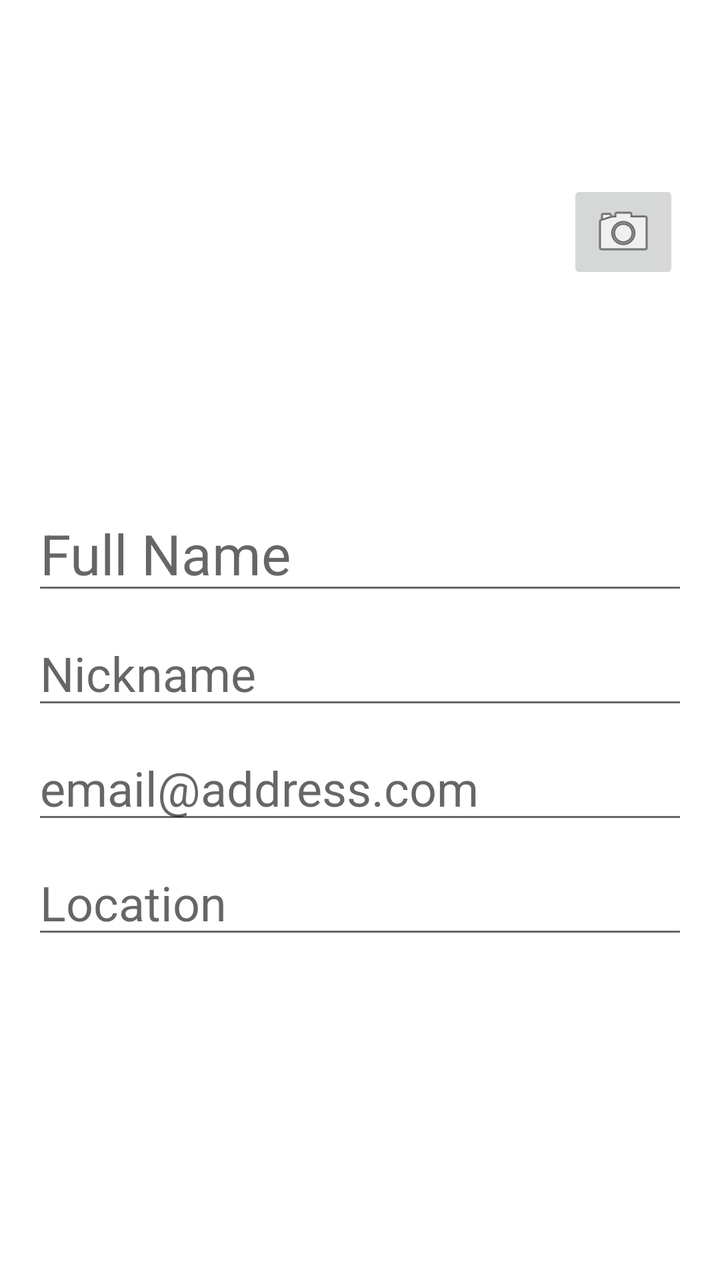
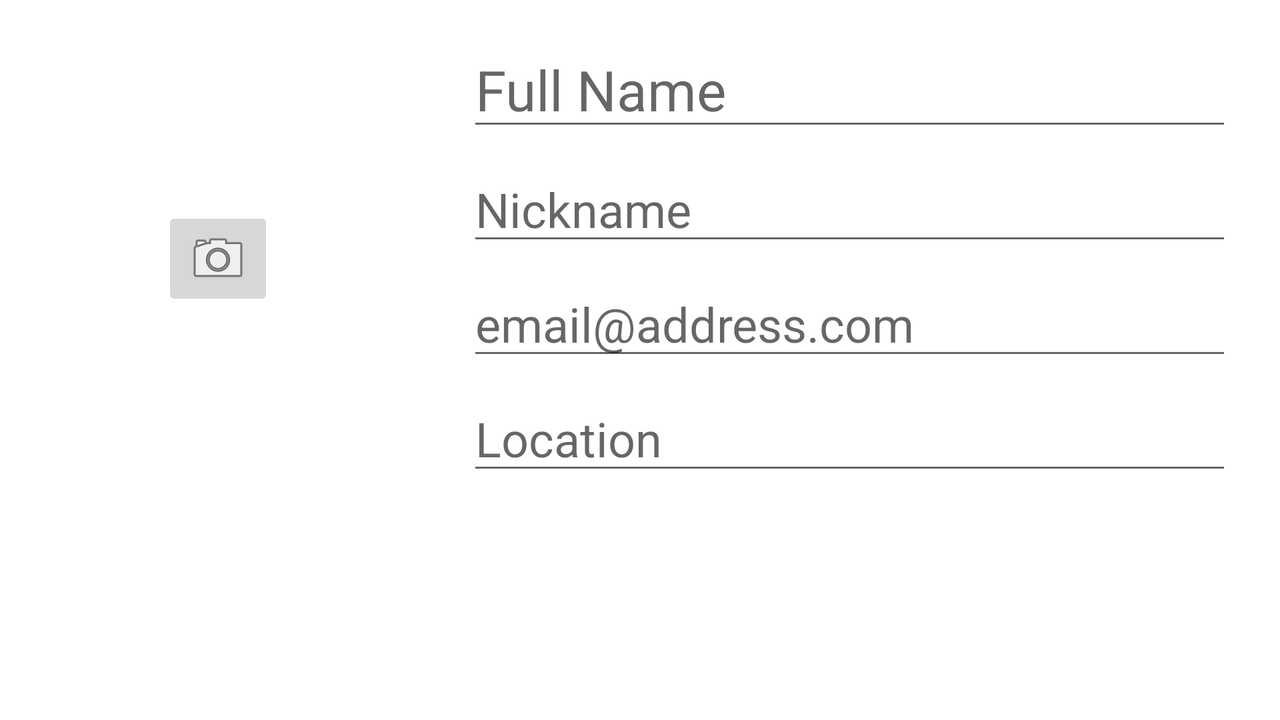

Compare how this app lays out the same screen by default and in its alternative resource folder. The renders come first, then the two layout files and the values they reference.
<!-- AndroidManifest.xml: application theme Theme.CarPooling -->
<!-- res/layout/fragment_edit_profile.xml -->
<?xml version="1.0" encoding="utf-8"?>
<ScrollView xmlns:android="http://schemas.android.com/apk/res/android"
    xmlns:app="http://schemas.android.com/apk/res-auto"
    xmlns:tools="http://schemas.android.com/tools"
    android:layout_width="match_parent"
    android:layout_height="match_parent"
    android:orientation="vertical"
    tools:context=".ui.profile.EditProfileFragment">

    <androidx.constraintlayout.widget.ConstraintLayout
        android:layout_width="match_parent"
        android:layout_height="wrap_content">

        <androidx.constraintlayout.widget.ConstraintLayout
            android:id="@+id/constraint_layout_1"
            android:layout_width="match_parent"
            android:layout_height="wrap_content"
            android:padding="16dp"
            app:layout_constraintBottom_toTopOf="@+id/constraint_layout_2"
            app:layout_constraintEnd_toEndOf="parent"
            app:layout_constraintStart_toStartOf="parent"
            app:layout_constraintTop_toTopOf="parent"
            app:layout_constraintVertical_weight="3.4">

            <ImageView
                android:id="@+id/edit_image"
                android:layout_width="200dp"
                android:layout_height="200dp"
                app:layout_constraintBottom_toBottomOf="parent"
                app:layout_constraintDimensionRatio="1:1"
                app:layout_constraintEnd_toEndOf="parent"
                app:layout_constraintHorizontal_chainStyle="packed"
                app:layout_constraintStart_toStartOf="parent"
                app:layout_constraintTop_toTopOf="parent"
                app:srcCompat="@drawable/user_icon"
                tools:srcCompat="@drawable/user_icon" />

            <ImageButton
                android:id="@+id/image_button"
                android:layout_width="wrap_content"
                android:layout_height="wrap_content"
                android:src="@android:drawable/ic_menu_camera"
                app:layout_constraintBottom_toBottomOf="parent"
                app:layout_constraintEnd_toEndOf="parent"
                app:layout_constraintHorizontal_bias="0.46"
                app:layout_constraintStart_toEndOf="@+id/edit_image"
                app:layout_constraintTop_toTopOf="parent" />


        </androidx.constraintlayout.widget.ConstraintLayout>

        <androidx.constraintlayout.widget.ConstraintLayout
            android:id="@+id/constraint_layout_2"
            android:layout_width="match_parent"
            android:layout_height="wrap_content"
            android:padding="16dp"
            app:layout_constraintTop_toBottomOf="@+id/constraint_layout_1"
            app:layout_constraintBottom_toBottomOf="parent"
            app:layout_constraintEnd_toEndOf="parent"
            app:layout_constraintVertical_weight="6.6"
            app:layout_constraintStart_toStartOf="parent">

            <EditText
                android:id="@+id/edit_name"
                android:layout_width="0dp"
                android:layout_height="wrap_content"
                android:hint="@string/name"
                android:inputType="textPersonName|text"
                android:textSize="28sp"
                app:layout_constraintBottom_toTopOf="@+id/edit_nick"
                app:layout_constraintEnd_toEndOf="parent"
                app:layout_constraintStart_toStartOf="parent"
                app:layout_constraintTop_toTopOf="parent" />

            <EditText
                android:id="@+id/edit_nick"
                android:layout_width="0dp"
                android:layout_height="wrap_content"
                android:hint="@string/nickname"
                android:inputType="textPersonName|text"
                android:textSize="24sp"
                android:layout_marginTop="8dp"
                app:layout_constraintBottom_toTopOf="@+id/edit_email"
                app:layout_constraintEnd_toEndOf="parent"
                app:layout_constraintStart_toStartOf="parent"
                app:layout_constraintTop_toBottomOf="@id/edit_name" />

            <EditText
                android:id="@+id/edit_email"
                android:layout_width="0dp"
                android:layout_height="wrap_content"
                android:hint="@string/email_address"
                android:textSize="24sp"
                android:layout_marginTop="8dp"
                android:inputType="textEmailAddress"
                app:layout_constraintBottom_toTopOf="@+id/edit_location"
                app:layout_constraintEnd_toEndOf="parent"
                app:layout_constraintStart_toStartOf="parent"
                app:layout_constraintTop_toBottomOf="@id/edit_nick" />

            <EditText
                android:id="@+id/edit_location"
                android:layout_width="0dp"
                android:layout_height="wrap_content"

                android:layout_marginTop="8dp"
                android:hint="@string/location"
                android:inputType="text"
                android:textSize="24sp"
                app:layout_constraintBottom_toBottomOf="parent"
                app:layout_constraintEnd_toEndOf="parent"
                app:layout_constraintStart_toStartOf="parent"
                app:layout_constraintTop_toBottomOf="@id/edit_email" />


        </androidx.constraintlayout.widget.ConstraintLayout>

    </androidx.constraintlayout.widget.ConstraintLayout>
</ScrollView>
<!-- resources referenced by this layout -->
<resources>
  <string name="email_address">email@address.com</string>
  <string name="location">Location</string>
  <string name="name">Full Name</string>
  <string name="nickname">Nickname</string>
  <style name="Theme.CarPooling" parent="Theme.MaterialComponents.DayNight.DarkActionBar">
          
          <item name="colorPrimary">@color/blue_darker</item>
          <item name="colorPrimaryVariant">@color/blue_light</item>
          <item name="colorOnPrimary">@color/white</item>
  
          <item name="colorSecondary">@color/ciano</item>
          <item name="colorSecondaryVariant">@color/ciano_variant_darker</item>
          <item name="colorOnSecondary">@color/black</item>
          <item name="android:statusBarColor" tools:targetApi="l">?attr/colorPrimary</item>
  
      </style>
  <color name="blue_darker">#ff042E47</color>
  <color name="blue_light">#ff7BC0EA</color>
  <color name="white">#FFFFFFFF</color>
  <color name="ciano">#ff80CDD7</color>
  <color name="ciano_variant_darker">#ff4CA4A1</color>
  <color name="black">#FF000000</color>
</resources>
<!-- res/layout-land/fragment_edit_profile.xml (the repository's variant of the layout above) -->
<!-- drawn on the phone turned sideways -->
<?xml version="1.0" encoding="utf-8"?>
<ScrollView xmlns:android="http://schemas.android.com/apk/res/android"
    xmlns:app="http://schemas.android.com/apk/res-auto"
    xmlns:tools="http://schemas.android.com/tools"
    android:layout_width="match_parent"
    android:layout_height="match_parent"
    android:orientation="vertical"
    tools:context=".ui.profile.EditProfileFragment">

    <androidx.constraintlayout.widget.ConstraintLayout
        android:layout_width="match_parent"
        android:layout_height="wrap_content">

        <androidx.constraintlayout.widget.ConstraintLayout
            android:id="@+id/constraint_layout_1"
            android:layout_width="0dp"
            android:layout_height="match_parent"
            android:padding="16dp"
            app:layout_constraintBottom_toBottomOf="parent"
            app:layout_constraintEnd_toStartOf="@+id/constraint_layout_2"
            app:layout_constraintHorizontal_weight="3.4"
            app:layout_constraintStart_toStartOf="parent"
            app:layout_constraintTop_toTopOf="parent">

            <ImageButton
                android:id="@+id/image_button"
                android:layout_width="wrap_content"
                android:layout_height="wrap_content"
                android:src="@android:drawable/ic_menu_camera"
                app:layout_constraintBottom_toTopOf="@+id/edit_image"
                app:layout_constraintEnd_toEndOf="parent"
                app:layout_constraintStart_toStartOf="parent"
                app:layout_constraintTop_toTopOf="parent"
                app:layout_constraintVertical_chainStyle="packed" />

            <ImageView
                android:id="@+id/edit_image"
                android:layout_width="match_parent"
                android:layout_height="wrap_content"
                app:layout_constraintBottom_toBottomOf="parent"
                app:layout_constraintDimensionRatio="1:1"
                app:layout_constraintEnd_toEndOf="parent"
                app:layout_constraintStart_toStartOf="parent"
                app:layout_constraintTop_toBottomOf="@+id/image_button"
                app:srcCompat="@drawable/user_icon"
                tools:srcCompat="@drawable/user_icon" />

        </androidx.constraintlayout.widget.ConstraintLayout>

        <androidx.constraintlayout.widget.ConstraintLayout
            android:id="@+id/constraint_layout_2"
            android:layout_width="0dp"
            android:layout_height="match_parent"
            android:padding="16dp"
            app:layout_constraintBottom_toBottomOf="parent"
            app:layout_constraintEnd_toEndOf="parent"
            app:layout_constraintHorizontal_weight="6.6"
            app:layout_constraintStart_toEndOf="@+id/constraint_layout_1"
            app:layout_constraintTop_toTopOf="parent">

            <EditText
                android:id="@+id/edit_name"
                android:layout_width="0dp"
                android:layout_height="wrap_content"
                android:hint="@string/name"
                android:inputType="textPersonName|text"
                android:textSize="28sp"
                android:layout_marginEnd="8dp"
                app:layout_constraintBottom_toTopOf="@+id/edit_nick"
                app:layout_constraintEnd_toEndOf="parent"
                app:layout_constraintStart_toStartOf="parent"
                app:layout_constraintTop_toTopOf="parent" />

            <EditText
                android:id="@+id/edit_nick"
                android:layout_width="0dp"
                android:layout_height="wrap_content"
                android:hint="@string/nickname"
                android:inputType="textPersonName|text"
                android:textSize="24sp"
                android:layout_marginTop="8dp"
                android:layout_marginEnd="8dp"
                app:layout_constraintBottom_toTopOf="@+id/edit_email"
                app:layout_constraintEnd_toEndOf="parent"
                app:layout_constraintStart_toStartOf="parent"
                app:layout_constraintTop_toBottomOf="@id/edit_name" />

            <EditText
                android:id="@+id/edit_email"
                android:layout_width="0dp"
                android:layout_height="wrap_content"
                android:hint="@string/email_address"
                android:inputType="textEmailAddress"
                android:textSize="24sp"
                android:layout_marginTop="8dp"
                android:layout_marginEnd="8dp"
                app:layout_constraintBottom_toTopOf="@+id/edit_location"
                app:layout_constraintEnd_toEndOf="parent"
                app:layout_constraintStart_toStartOf="parent"
                app:layout_constraintTop_toBottomOf="@id/edit_nick" />

            <EditText
                android:id="@+id/edit_location"
                android:layout_width="0dp"
                android:layout_height="wrap_content"
                android:hint="@string/location"
                android:textSize="24sp"
                android:layout_marginTop="8dp"
                android:layout_marginEnd="8dp"
                android:inputType="text"
                app:layout_constraintBottom_toBottomOf="parent"
                app:layout_constraintEnd_toEndOf="parent"
                app:layout_constraintStart_toStartOf="parent"
                app:layout_constraintTop_toBottomOf="@id/edit_email" />


        </androidx.constraintlayout.widget.ConstraintLayout>

    </androidx.constraintlayout.widget.ConstraintLayout>
</ScrollView>
